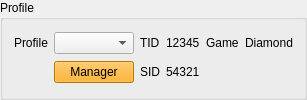
     <widget class="QGroupBox" name="groupBoxProfile">
      <property name="minimumSize">
       <size>
        <width>0</width>
        <height>70</height>
       </size>
      </property>
      <property name="title">
       <string>Profile</string>
      </property>
      <layout class="QGridLayout" name="gridLayout_10">
       <item row="0" column="0">
        <widget class="QLabel" name="labelProfiles">
         <property name="maximumSize">
          <size>
           <width>100</width>
           <height>16777215</height>
          </size>
         </property>
         <property name="text">
          <string>Profile</string>
         </property>
        </widget>
       </item>
       <item row="0" column="1">
        <widget class="QComboBox" name="comboBoxProfiles">
         <property name="maximumSize">
          <size>
           <width>150</width>
           <height>16777215</height>
          </size>
         </property>
        </widget>
       </item>
       <item row="0" column="2">
        <widget class="QLabel" name="label_4">
         <property name="text">
          <string>TID</string>
         </property>
        </widget>
       </item>
       <item row="0" column="3">
        <widget class="QLabel" name="profileTID">
         <property name="text">
          <string notr="true">12345</string>
         </property>
        </widget>
       </item>
       <item row="0" column="4">
        <widget class="QLabel" name="label_8">
         <property name="text">
          <string>Game</string>
         </property>
        </widget>
       </item>
       <item row="0" column="5">
        <widget class="QLabel" name="profileGame">
         <property name="text">
          <string>Diamond</string>
         </property>
        </widget>
       </item>
       <item row="1" column="1">
        <widget class="QPushButton" name="pushButtonProfileManager">
         <property name="styleSheet">
          <string notr="true">QPushButton {
	background-color: orange;
}</string>
         </property>
         <property name="text">
          <string>Manager</string>
         </property>
        </widget>
       </item>
       <item row="1" column="2">
        <widget class="QLabel" name="label_5">
         <property name="text">
          <string>SID</string>
         </property>
        </widget>
       </item>
       <item row="1" column="3">
        <widget class="QLabel" name="profileSID">
         <property name="text">
          <string notr="true">54321</string>
         </property>
        </widget>
       </item>
      </layout>
     </widget>
